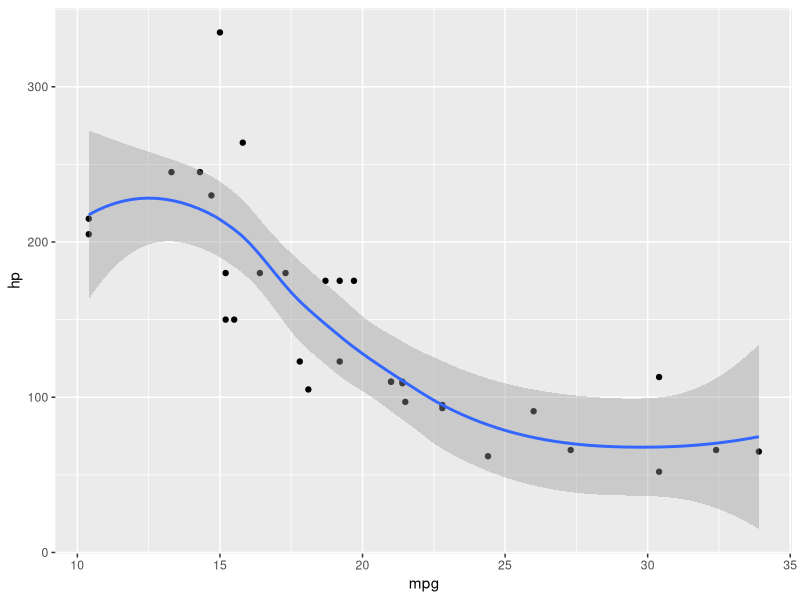
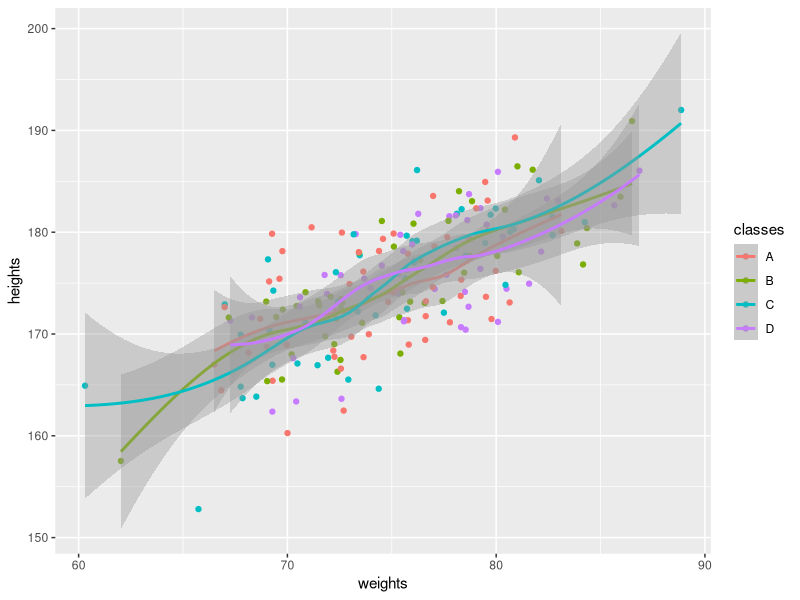
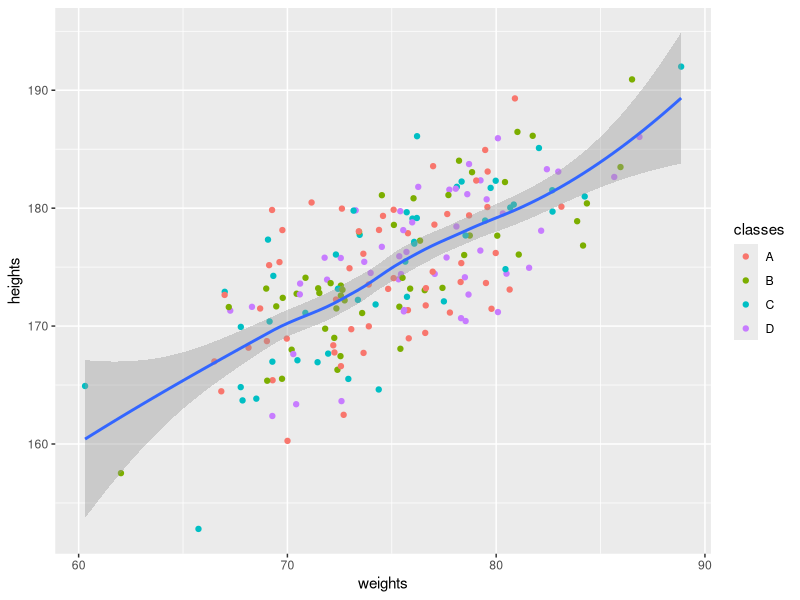
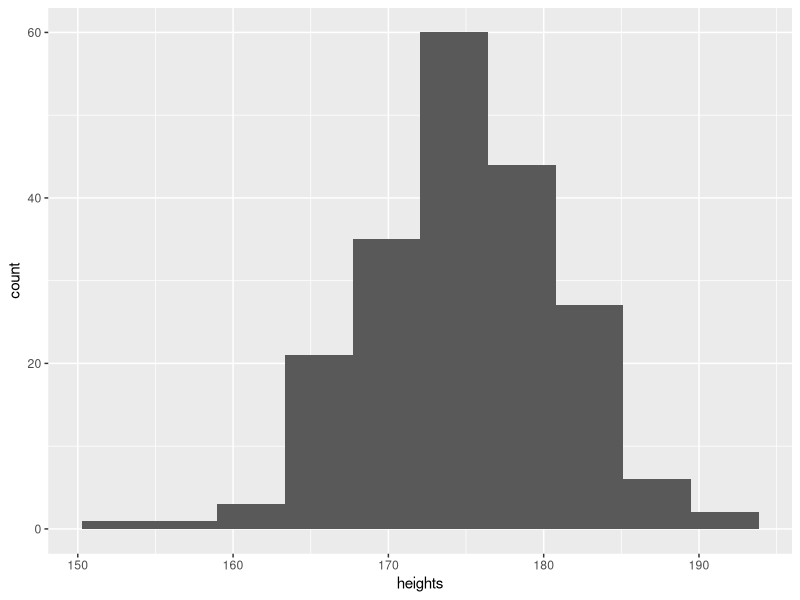
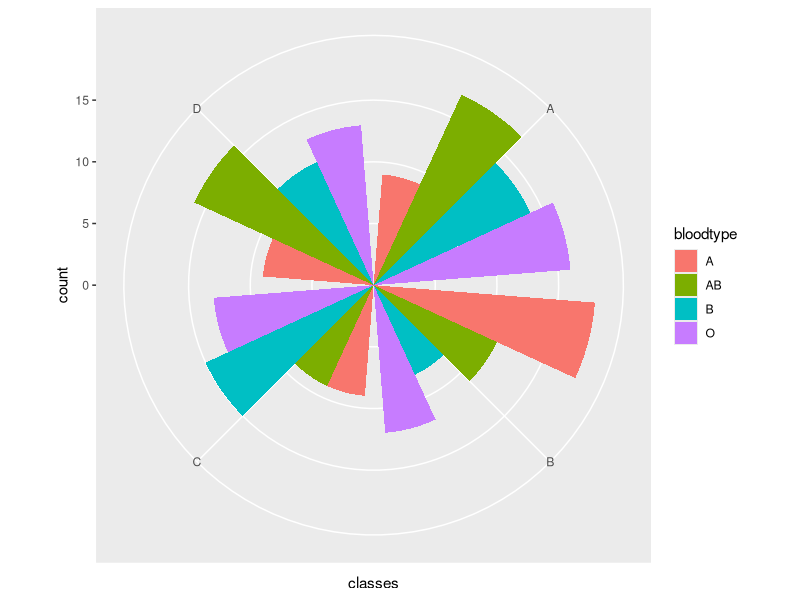
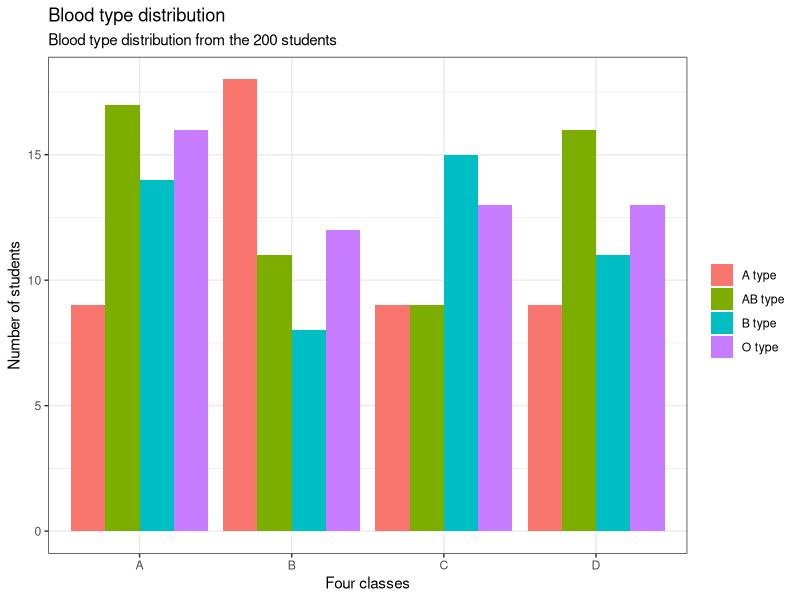
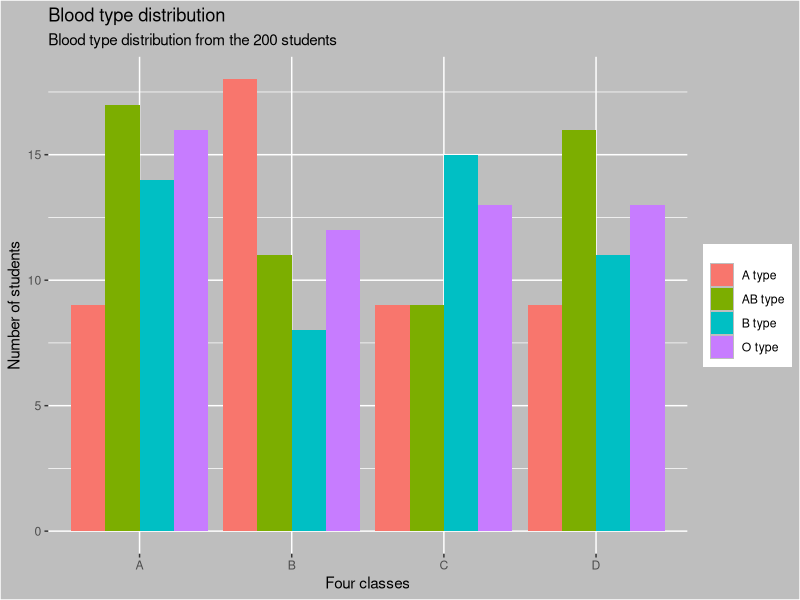
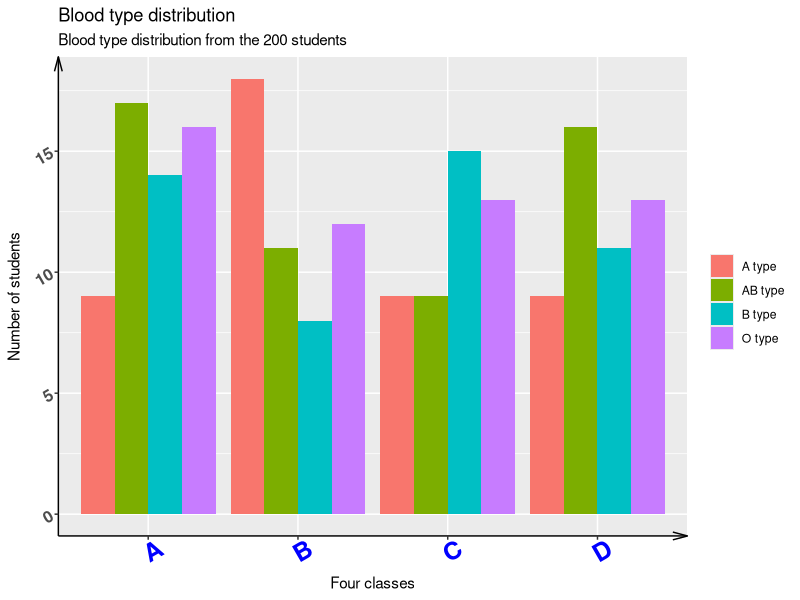

R code for these plots, in order:
library(ggplot2)
ggplot(mtcars, aes(x=mpg, y=hp)) +
  geom_point() +
  geom_smooth(span=0.8)


weights <- rnorm(200, 75, 5)
heights <- weights + rnorm(200, 100, 5)
classes <- sample(c("A", "B", "C", "D"), size=length(heights), replace = T)
mydata <- data.frame(heights, weights, classes)
str(mydata)

ggplot(mydata, aes(x=weights, y=heights, color=classes)) +
  geom_point() +
  geom_smooth()

ggplot(mydata, aes(x=weights, y=heights)) +
  geom_point(aes(color=classes)) +
  geom_smooth()

ggplot(mydata, aes(x=heights)) +
  geom_histogram(bins=10)

bloodtype <- sample(c("A", "B", "O", "AB"), nrow(mydata), replace=T)
mynewdata <- data.frame(mydata, bloodtype)
str(mynewdata)

ggplot(mynewdata, aes(x=classes, fill=bloodtype)) +
  geom_bar(position="dodge") +
  coord_polar()

myplot <- ggplot(mynewdata, aes(x=classes, fill=bloodtype)) +
  geom_bar(position="dodge") +
  labs(x='Four classes',
       y='Number of students',
       title='Blood type distribution',
       subtitle = 'Blood type distribution from the 200 students',
       fill='Blood Types') +
  scale_fill_discrete(name=element_blank(), labels=c("A type", "AB type", "B type", "O type"))

myplot + theme_bw()

myplot + 
  theme(
    panel.background = element_rect(fill="gray"),
    plot.background = element_rect(fill="gray")
  )

myplot + 
  theme(
    axis.line = element_line(arrow = arrow(angle = 15, length = unit(.15,"inches"))),
    axis.text = element_text(face = "bold", size = 12, angle = 30),
    axis.text.x = element_text(color="blue", size=18)
  )

myplot + 
  theme(
    plot.title=element_text(size=18, face = "bold", color="red", hjust=0.5),
    plot.subtitle = element_text(size=18, face = "bold", color="gray")
  )

mydf <- data.frame(x=rlnorm(1000, log(10), log(2.5)))
p <- ggplot(mydf, aes(x=x)) +
  geom_histogram()
p
p + scale_x_log10()


library(reshape2)
mydf <- data.frame(displ=mpg$displ, cty=mpg$cty, hwy=mpg$hwy)
mydf_mlt <- melt(mydf, id.vars="displ")
str(mydf_mlt)
